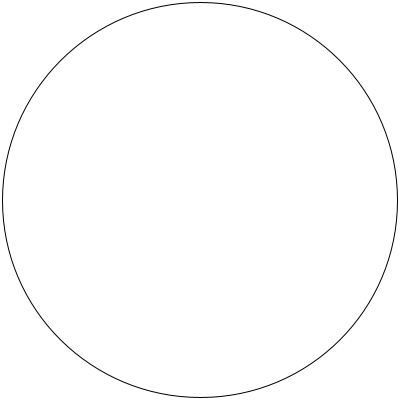
Frame 1 (no input)
Frame 60 (the mouse pressed at the canvas centre just before this capture): identical to frame 1, image omitted
Frame 120 (the mouse held since frame 60 and released just before this capture): identical to frame 1, image omitted

The Processing sketch that drew this single still picture (run headless with seeded random() and noise(); from frame 60 on, the mouse is pressed at the canvas centre):

// Processing sketch: testing
// ── testing.pde
Circle mijnCirkel;

void setup(){
  size(400, 400);
  mijnCirkel = new Circle(200, 200, 395);
  
  Auto mijnAuto = new Auto("Toyota", "Yaris", 2021);
  Auto autoVanLisa = new Auto("Volkswagen", "Polo", 2019);
  
  mijnAuto.toonInformatie();
  autoVanLisa.toonInformatie();
}

void draw(){
  background(255);
  mijnCirkel.display();
}
class Auto {
  String merk;
  String model;
  int bouwjaar;
  
  Auto(String nieuwMerk, String nieuwModel, int nieuwBouwjaar){
    merk = nieuwMerk;
    model = nieuwModel;
    bouwjaar = nieuwBouwjaar;
  }
  
  void toonInformatie(){
    println("Merk: " + merk);
    println("Model: " + model);
    println("Bouwjaar: " + bouwjaar);
    println(" ");
  }
}



class Circle {
  float x;
  float y;
  float diameter;
  
  Circle(float startX, float startY, float startDiameter){
    x = startX;
    y = startY;
    diameter = startDiameter;
  }
  
  void display(){
    ellipse(x,y, diameter, diameter);
  }
}
